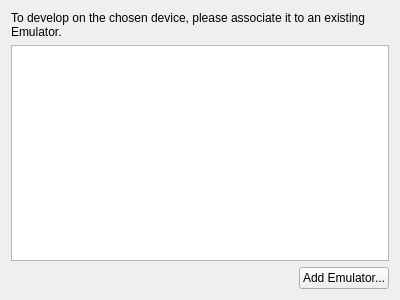
<?xml version="1.0" encoding="UTF-8"?>
<ui version="4.0">
 <class>Hemera::Internal::HemeraDeviceAssociateWidget</class>
 <widget class="QWidget" name="Hemera::Internal::HemeraDeviceAssociateWidget">
  <property name="geometry">
   <rect>
    <x>0</x>
    <y>0</y>
    <width>400</width>
    <height>300</height>
   </rect>
  </property>
  <property name="windowTitle">
   <string>Form</string>
  </property>
  <layout class="QVBoxLayout" name="verticalLayout">
   <item>
    <widget class="QLabel" name="label">
     <property name="text">
      <string>To develop on the chosen device, please associate it to an existing Emulator.</string>
     </property>
     <property name="wordWrap">
      <bool>true</bool>
     </property>
    </widget>
   </item>
   <item>
    <widget class="QListView" name="emulatorListView"/>
   </item>
   <item>
    <layout class="QHBoxLayout" name="horizontalLayout">
     <item>
      <spacer name="horizontalSpacer">
       <property name="orientation">
        <enum>Qt::Horizontal</enum>
       </property>
       <property name="sizeHint" stdset="0">
        <size>
         <width>40</width>
         <height>20</height>
        </size>
       </property>
      </spacer>
     </item>
     <item>
      <widget class="QPushButton" name="addEmulatorButton">
       <property name="text">
        <string>Add Emulator...</string>
       </property>
      </widget>
     </item>
    </layout>
   </item>
  </layout>
 </widget>
 <resources/>
 <connections/>
</ui>
